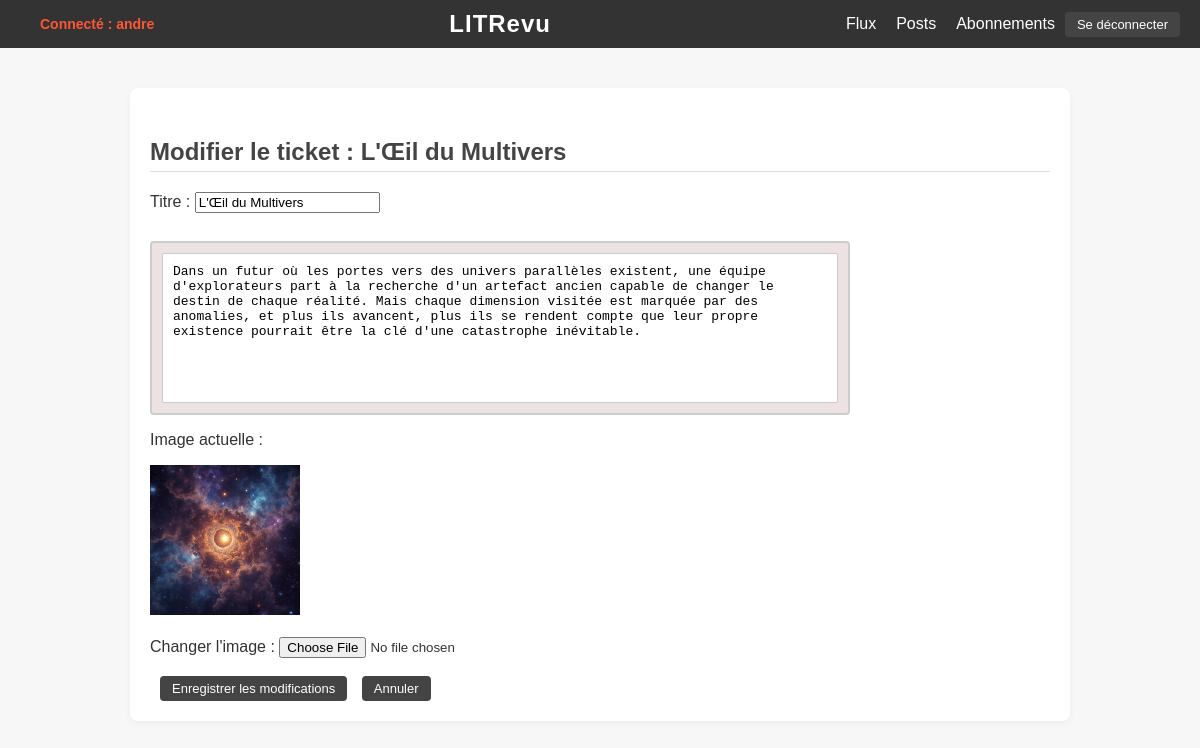
The app's page /edit_ticket/24/ (signed in) with its own data.
### myapp/models.py (models this page shows, shortened)
class Ticket(models.Model):
    title = models.CharField(max_length=128)  # Mettre unique=True au lieu de primary_key
    description = models.TextField(max_length=2048, blank=True)
    user = models.ForeignKey(User, on_delete=models.CASCADE)
    image = models.ImageField(upload_to='images/', null=True, blank=True)
    time_created = models.DateTimeField(auto_now_add=True)

### myapp/views.py (the view, shortened to what this page needs)
# urls.py: path('edit_ticket/<int:ticket_id>/', views.edit_ticket, name='edit_ticket'),
@login_required
def edit_ticket(request, ticket_id):
    ticket = get_object_or_404(Ticket, id=ticket_id, user=request.user)
    return render(request, 'edit_ticket.html', {'ticket': ticket})

### myapp/templates/edit_ticket.html (shortened to what this page needs)
{% extends 'base.html' %}
{% block content %}
  <h2>Modifier le ticket : {{ ticket.title }}</h2>
  <form method="POST" enctype="multipart/form-data">
    <label for="ticket_title">Titre :</label>
    <input type="text" id="ticket_title" name="ticket_title" value="{{ ticket.title }}" required><br><br>
    <div class="ticket_description">
      <textarea id="ticket_description" name="ticket_description" required>{{ ticket.description }}</textarea>
  </div>
    {% if ticket.image %}
      <p>Image actuelle :</p>
      <img src="{{ ticket.image.url }}" alt="Image du ticket" style="max-width: 200px; max-height: 150px;"><br><br>
    {% endif %}
    <label for="ticket_image">Changer l'image :</label>
    <input type="file" id="ticket_image" name="ticket_image"><br><br>
    <button type="submit" class="button">Enregistrer les modifications</button>
    <form action="{% url 'all_tickets' %}" method="get" style="display: inline;">
      <button type="submit" class="button">Annuler</button>
  </form>
  </form>
{% endblock %}

### myapp/templates/base.html (shortened to what this page needs)
<!DOCTYPE html>
<html lang="fr">
<head>
    {% load static %}
    <link rel="stylesheet" type="text/css" href="{% static 'css/style.css' %}">
</head>
<body>
    <div class="header">
        <div class="message">
            {% if request.user.is_authenticated %}
                <span class="username">Connecté : {{ request.user.username }}</span>
            {% endif %}
        </div>
        <div class="center">LITRevu</div>
        <div class="links">
            <a href="{% url 'user_feed' %}">Flux</a>
            <a href="{% url 'all_tickets' %}">Posts</a>
            <a href="{% url 'follow_user' %}">Abonnements</a>
            <form action="{% url 'logout' %}" method="post">
                <button type="submit">Se déconnecter</button>
            </form>
        </div>
    </div>
    <div class="content">
        {% block content %}{% endblock %}
    </div>
</body>
</html>

### static/css/style.css (style rules this page uses)
body { font-family: 'Segoe UI', sans-serif; margin: 0; padding: 0; background-color: #f7f7f7; color: #333; }
.header { display: flex; justify-content: space-between; align-items: center; padding: 15px 30px; background-color: #222; color: white; }
.header .center { flex: 1; text-align: center; font-size: 26px; font-weight: bold; letter-spacing: 1px; }
.header .links a { color: white; text-decoration: none; margin-left: 20px; transition: color 0.3s; }
.message { font-size: 14px; color: #f2a654; }
.content { max-width: 900px; margin: 40px auto; padding: 20px; background-color: white; border-radius: 8px; box-shadow: 0 2px 6px rgba(0, 0, 0, 0.05); }
h2, h3 { color: #444; border-bottom: 1px solid #ddd; padding-bottom: 5px; margin-top: 30px; }
form { display: inline; }
button { background-color: #444; color: white; border: none; padding: 5px 12px; margin-left: 10px; border-radius: 4px; cursor: pointer; font-size: 13px; transition: background-color 0.3s; text-align: center; width: auto; height: auto; }
a { color: #444; text-decoration: none; }
button { background-color: #444; color: white; border: none; padding: 5px 12px; margin-left: 10px; border-radius: 4px; cursor: pointer; font-size: 13px; transition: background-color 0.3s; }
.ticket_description { max-width: 700px; width: 100%; background-color: #ece2e2; border: 2px solid #ccc; border-radius: 4px; margin-top: 10px; padding: 10px; box-sizing: border-box; overflow: hidden; }
.ticket_description textarea { width: 100%; min-height: 150px; max-height: 400px; padding: 10px; font-size: 13px; border: 1px solid #ccc; border-radius: 2px; resize: none; overflow: auto; white-space: pre-wrap; box-sizing: border-box; display: block; }

### myapp/templates/base.html (style rules this page uses)
body { font-family: Arial, sans-serif; margin: 0; padding: 0; }
.header { display: flex; justify-content: space-between; align-items: center; padding: 10px 20px; background-color: #333; color: white; }
.header .center { flex: 1; text-align: center; font-size: 24px; }
.header .links { display: flex; align-items: center; }
.header .links a { color: white; text-decoration: none; margin-left: 20px; }
.message { color: #ff5733; font-weight: bold; margin-right: 20px; }

### records on screen
Ticket: title "L'Œil du Multivers", ticket_title "L'Œil du Multivers", ticket_description "Dans un futur où les portes vers des univers parallèles existent, une équipe d'explorateurs part à la recherche d'un artefact ancien capable de changer le destin de chaque réalité. Mais chaque dimension visitée est marquée par des anomalies, et plus ils avancent, plus ils se rendent compte que leur propre existence pourrait être la clé d'une catastrophe inévitable.", image (picture)

### other values on screen
{{ request.user.username }} "andre"
